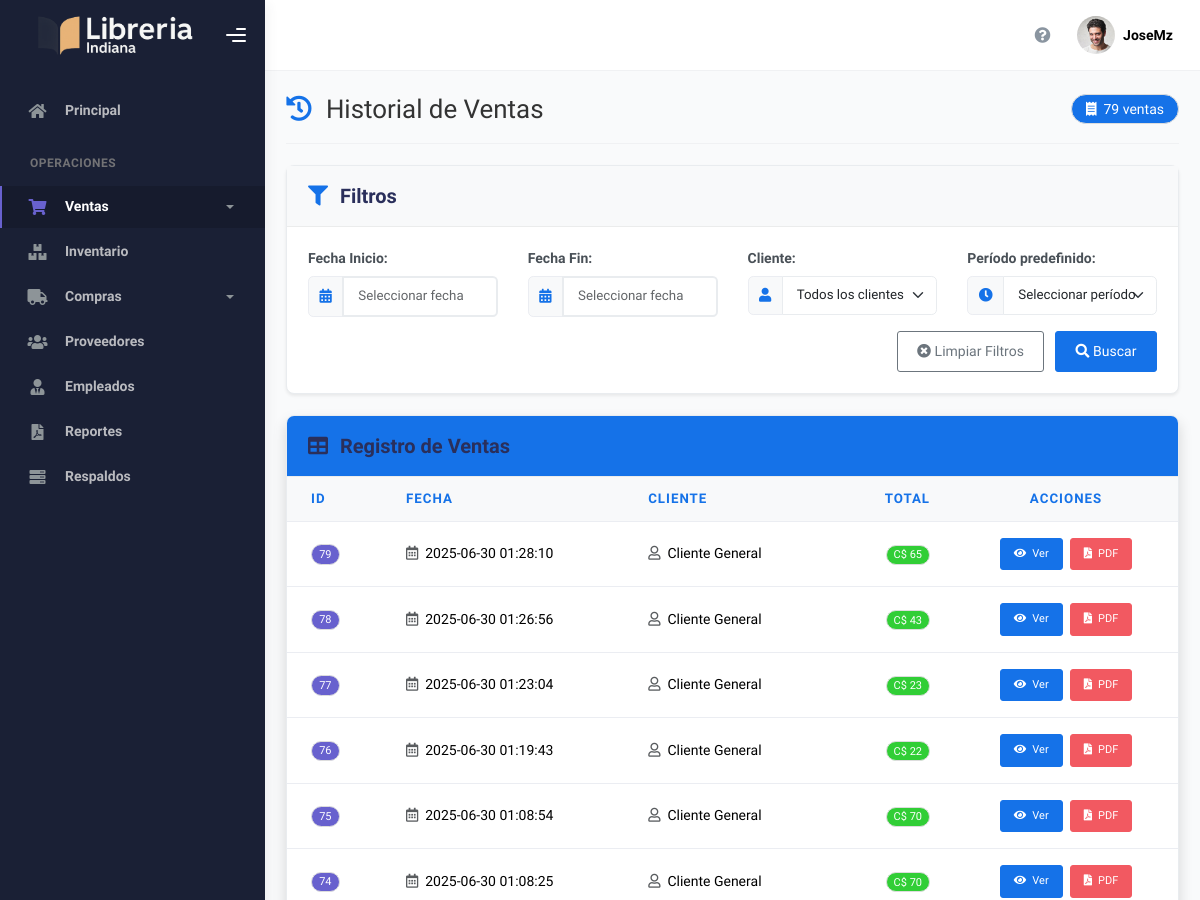
/historial (signed in, upper part), run on an earlier commit of the app's database.
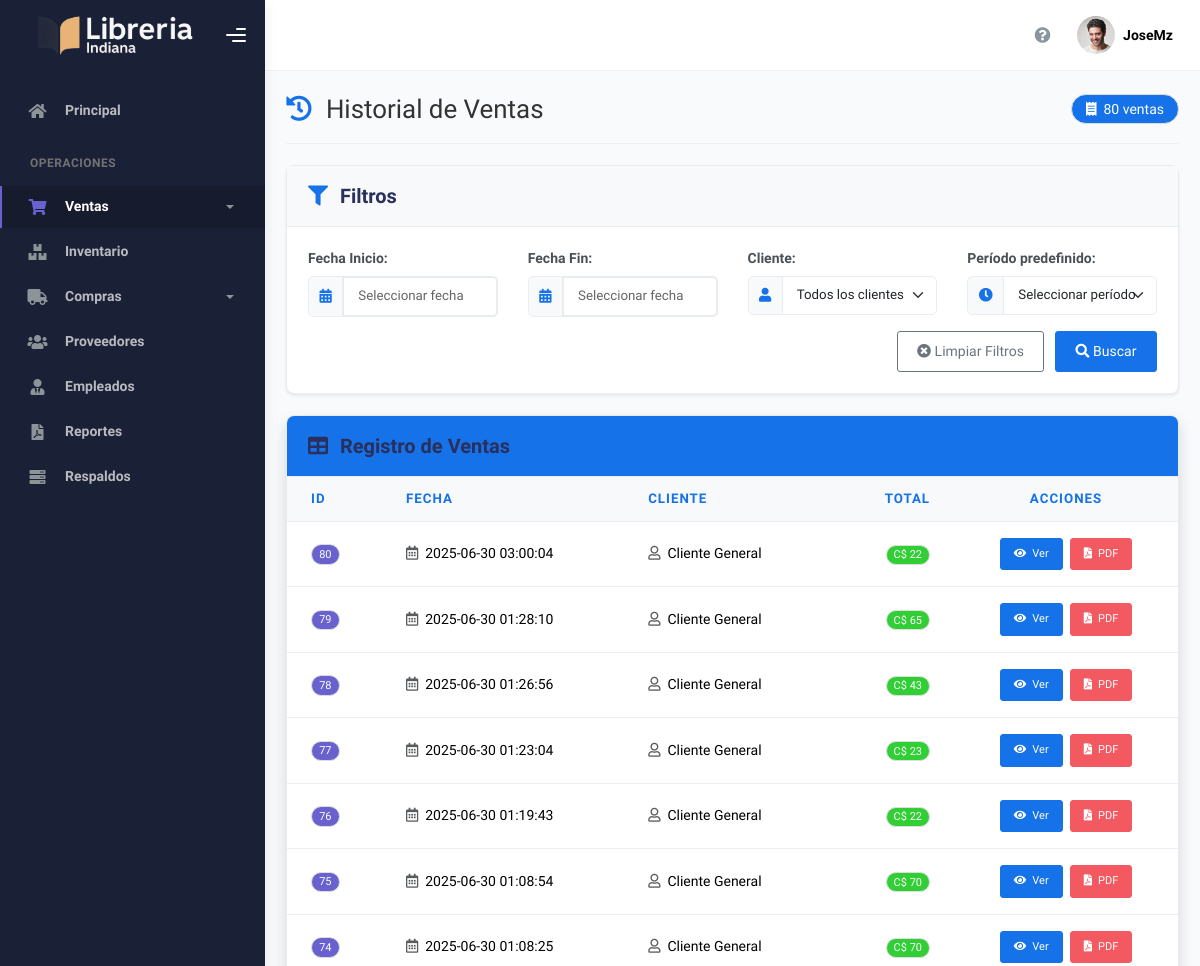
And on a later commit of the database.
### tables this page shows
CREATE TABLE Venta (
    IDVenta INTEGER PRIMARY KEY AUTOINCREMENT,
    Fecha DATETIME,
    Total DECIMAL NOT NULL,
    IDEmpleado INTEGER,
    IDCliente INTEGER,
    IDSucursal INTEGER, MetodoPago TEXT, Descuento REAL,
    FOREIGN KEY (IDEmpleado) REFERENCES Empleado(IDEmpleado),
    FOREIGN KEY (IDCliente) REFERENCES Cliente(IDCliente),
    FOREIGN KEY (IDSucursal) REFERENCES Sucursal(IDSucursal)
);

### app/blueprints/ventas/routes.py (the view, shortened to what this page needs)
@ventas_bp.route("/historial", methods=["GET", "POST"])
@role_required(['admin', 'gerente', 'vendedor'])
def historial():
    ventas = obtener_ventas("todas")
    clientes = obtener_clientes()
    return render_template("ventas/ventas.html", ventas=ventas, clientes=clientes)

### app/blueprints/ventas/routes.py (called while the page is built)
def obtener_clientes():
    conexion = get_db_connection()
    cursor = conexion.cursor()
    cursor.execute("SELECT IDCliente, NombreCompleto FROM Cliente ORDER BY NombreCompleto")
    clientes = [{"IDCliente": row[0], "NombreCompleto": row[1]} for row in cursor.fetchall()]
    conexion.close()
    return clientes

### app/utils/__init__.py (called while the page is built)
def role_required(roles):
    def decorator(f):
        @wraps(f)
        def decorated_function(*args, **kwargs):
            if session.get("user_id") is None:
                return redirect(url_for('auth.login'))
            user_role = session.get("role")
            if user_role not in roles and user_role != 'admin':
                abort(403)  # Forbidden
            return f(*args, **kwargs)
        return decorated_function
    return decorator

### app/utils/db.py (called while the page is built)
def get_db_connection():
    conn = sqlite3.connect(current_app.config['DATABASE_PATH'])
    conn.row_factory = sqlite3.Row
    return conn

### app/blueprints/ventas/templates/ventas/ventas.html (shortened to what the changed rows need)
{% extends "layout.html" %}
{% block style %}
<link rel="stylesheet" href="https://cdn.jsdelivr.net/npm/flatpickr/dist/flatpickr.min.css">
<link rel="stylesheet" href="https://cdn.datatables.net/1.11.5/css/dataTables.bootstrap5.min.css">
{% endblock %}
{% block main %}
<div class="container-fluid">
    <div class="d-flex justify-content-between align-items-center mb-4 pb-3 border-bottom">
        <h2 class="m-0 d-flex align-items-center">
            <i class="fas fa-history text-primary me-3"></i>
            Historial de Ventas
        </h2>
        <span class="badge bg-primary rounded-pill px-3 py-2 fs-6">
            <i class="fas fa-receipt me-1"></i>
            {{ ventas|length }} ventas
        </span>
    </div>
    <div class="card data-card shadow">
        <div class="card-body p-0">
            <div class="table-responsive">
                <table class="table table-hover mb-0" id="tablaVentas">
                    <thead class="table-light">
                        <tr>
                            <th class="fw-bold text-primary border-bottom">ID</th>
                            <th class="fw-bold text-primary border-bottom">Fecha</th>
                            <th class="fw-bold text-primary border-bottom">Cliente</th>
                            <th class="fw-bold text-primary border-bottom text-end">Total</th>
                            <th class="fw-bold text-primary border-bottom text-center">Acciones</th>
                        </tr>
                    </thead>
                    <tbody id="tabla-ventas">
                        {% if ventas|length > 0 %}
                            {% for venta in ventas %}
                            <tr>
                                <td class="align-middle">
                                    <span class="badge bg-secondary">{{ venta.id }}</span>
                                </td>
                                <td class="align-middle">
                                    <i class="far fa-calendar-alt me-1 text-muted"></i>
                                    {{ venta.fecha }}
                                </td>
                                <td class="align-middle">
                                    <i class="far fa-user me-1 text-muted"></i>
                                    {{ venta.cliente if venta.cliente else 'Cliente General' }}
                                </td>
                                <td class="text-end align-middle">
                                    <span class="badge bg-success px-2 py-1">
                                        C$ {{ venta.total | round(2) }}
                                    </span>
                                </td>
                                <td class="text-center align-middle">
                                    <div class="d-flex gap-2 justify-content-center">
                                        <button class="btn btn-primary btn-sm ver-detalle" data-id="{{ venta.id }}">
                                            <i class="fas fa-eye me-1"></i>
                                            Ver
                                        </button>
                                        <button class="btn btn-danger btn-sm exportar-pdf" data-id="{{ venta.id }}">
                                            <i class="fas fa-file-pdf me-1"></i>
                                            PDF
                                        </button>
                                    </div>
                                </td>
                            </tr>
                            {% endfor %}
                        {% endif %}
                    </tbody>
                </table>
            </div>
        </div>
    </div>
</div>
{% endblock %}

What changed in the data, as far as the page shows it:
added Venta: id "80", fecha "2025-06-30 03:00:04", cliente "Cliente General", total "22"
Also different on the page:
{{ ventas|length }}: "79" → "80"
